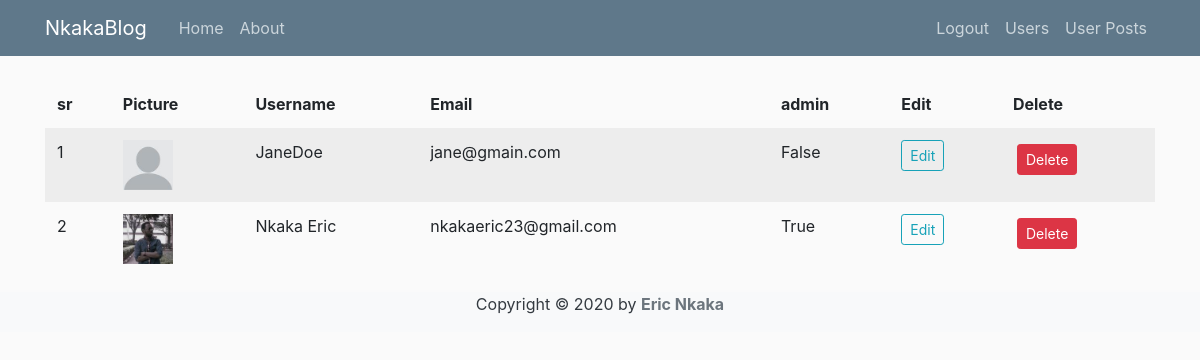
The app's page /admin/page (signed in) with its own data.
### flaskblog/models.py (models this page shows, shortened)
class User(db.Model,UserMixin):
 id=db.Column(db.Integer,primary_key=True)
 username=db.Column(db.String(20),unique=True,nullable=False)
 email=db.Column(db.String(120),unique=True,nullable=False)
 image_file=db.Column(db.String(20),nullable=False,default='default.jpg')
 password=db.Column(db.String(60),nullable=False)
 is_admin=db.Column(db.Boolean,default=False)
 posts=db.relationship('Post',backref='author',lazy=True)

### flaskblog/routes.py (the view)
@app.route('/admin/page',methods=['GET','POST'])
@login_required
def admin_page():
    if current_user.is_admin==False:
       return abort(404)
    users=User.query.all()
    return render_template('admin_page.html',users=users)

### flaskblog/models.py (called while the page is built)
@login_manager.user_loader
def load_user(user_id):
  return User.query.get(int(user_id))

### flaskblog/templates/admin_page.html (shortened to what this page needs)
<!DOCTYPE html>
<html lang="en">
<head>
    <link rel="stylesheet" href="{{url_for('static',filename='/css/bootstrap.min.css')}}">
     <link rel="stylesheet" type="text/css" href="{{url_for('static',filename='main.css')}}">
</head>
<body>
<header class="site-header">
<nav class="navbar navbar-expand-md navbar-dark bg-steel fixed-top">
<div class="container">
<a class="navbar-brand mr-4" href="/">NkakaBlog</a>
<div class="collapse navbar-collapse" id="navbarToggle">
<div class="navbar-nav mr-auto">
<a class="nav-item nav-link" href="{{url_for('home')}}">Home</a>
<a class="nav-item nav-link" href="{{url_for('about')}}">About</a>
</div>
<div class="navbar-nav">
    {% if current_user.is_authenticated%}
    <a href="{{url_for('logout')}}" class="nav-item nav-link">Logout </a>
    {%endif%}
    {% if current_user.is_admin==true%}
    <a href="{{url_for('admin_page')}}" class="nav-item nav-link">Users</a>
    <a href="{{url_for('admin_page')}}" class="nav-item nav-link">User Posts</a>
    {%endif%}
</div>
</div>
</div>
</nav>
</header>
<main role="main" class="container">
<div class="row">
<div class="col-md-12">
 <table class="table table-striped table-borderless table-responsive-sm">
<thead>
<tr>
 <th>sr</th>
 <th>Picture</th>
 <th>Username</th>
 <th>Email</th>
 <th>admin</th>
 <th>Edit</th>
 <th>Delete</th>
</tr>
</thead>
<tbody>
{%for user in users%}
<tr>
<td>{{loop.index}}</td>
<td><img src="{{url_for('static',filename='profile_pics/'+user.image_file)}}" height="50" width="50"></td>
<td>{{user.username}}</td>
<td>{{user.email}}</td>
<td>{{user.is_admin}}</td>
<td><a href="#" class="btn btn-outline-info btn-sm">Edit</a></td>
<td><button type="button" class="btn btn-danger btn-sm m-1" data-toggle="modal"
  data-target="#deleteModal">Delete</button></td>
</tr>
{%endfor%}
</tbody>
 </table>
</div>
</div>
</main>
<footer id="footer" class="bg-light">
  <div class="container">
   <div class="row">
      <div class="col text-center">
  <p class="text-dark">Copyright © 2020 by
   <b class="text-muted font-weight-bold">Eric Nkaka</b></p>
      </div>
    </div>
  </div>
  </footer>
</body>
</html>

### flaskblog/static/main.css (style rules this page uses)
body { background: #fafafa; color: #333333; margin-top: 5rem; }
.bg-steel { background-color: #5f788a; }
.site-header .navbar-nav .nav-link { color: #cbd5db; }

### records on screen
User: image_file (picture), username "JaneDoe", email "jane@gmain.com", is_admin "False"
User: image_file (picture), username "Nkaka Eric", email "nkakaeric23@gmail.com", is_admin "True"
